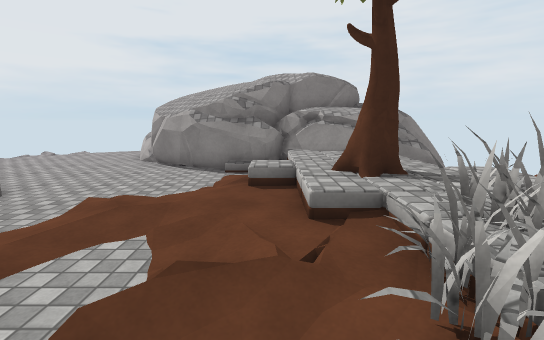
view 1 (above)

24 first-person views from a walk through a 3-D level made in the Unity game engine. The camera is 1.4 m above the floor, tilts 10° down and sees 90° across. The floor is counted in squares, 1 m on a side. Each view is taken from the middle of a square. On the plan, view 1 faces up. The plan holds only what a view shows up to about 13 squares ahead; the rest is blank. The place goes on beyond the plan. The player character is not drawn. Surface patterns are stand-ins for the level's own textures.

view 2
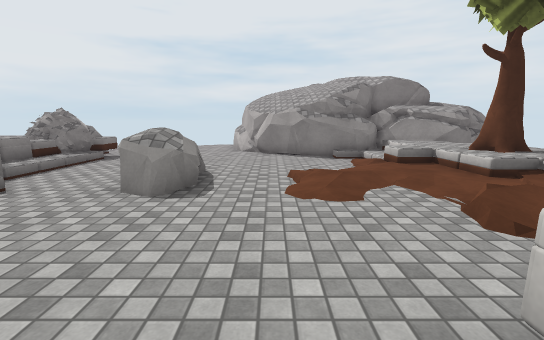

view 3
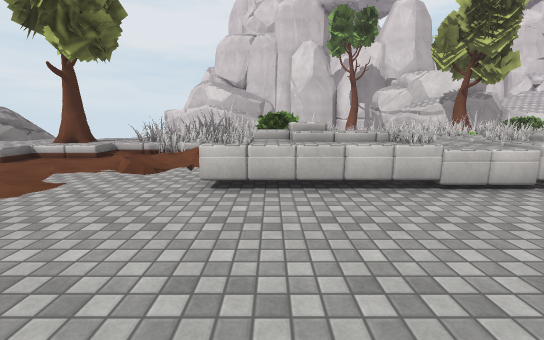

view 4
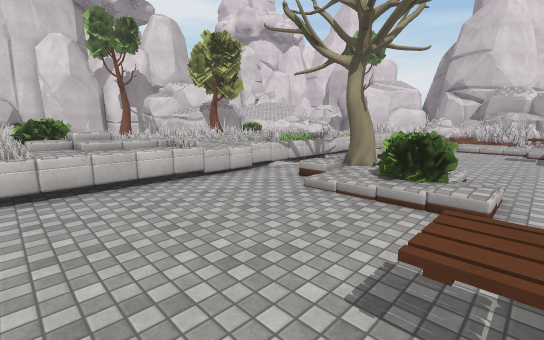

view 5
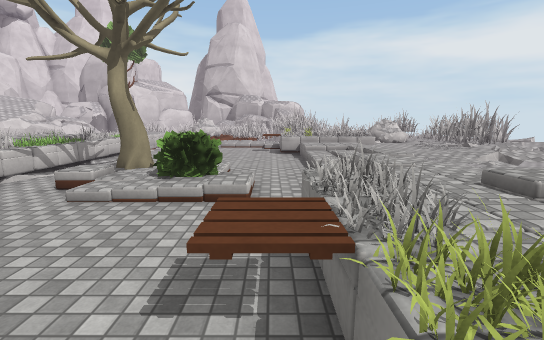

view 6
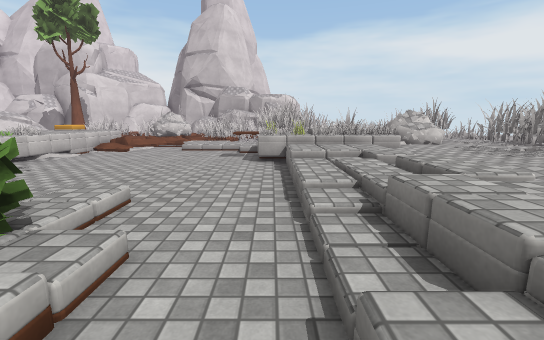

view 7
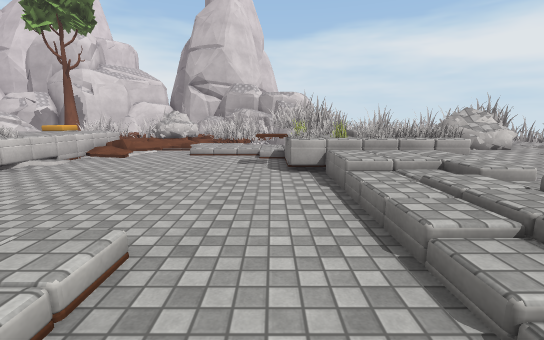

view 8
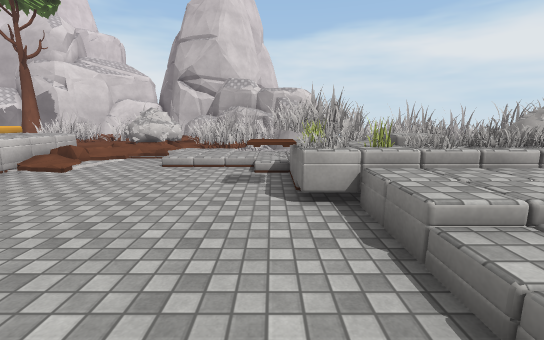

view 9
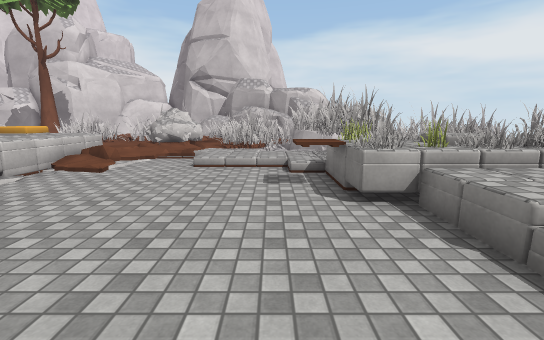

view 10
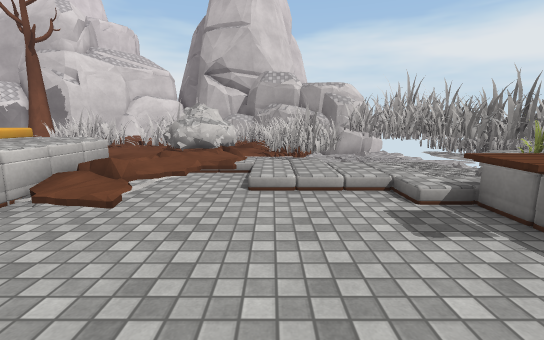

view 11
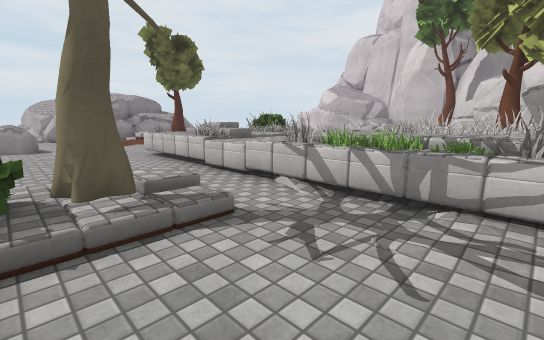

view 12
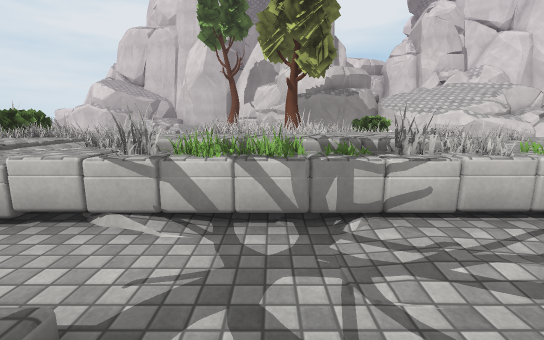

view 13
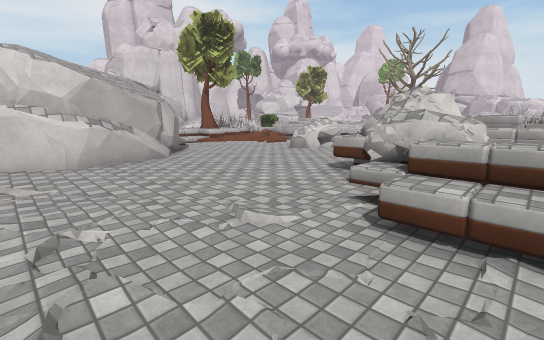

view 14
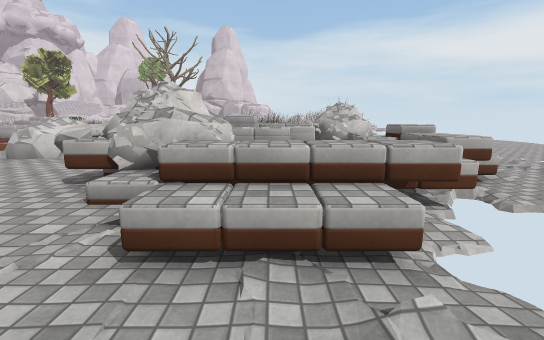

view 15
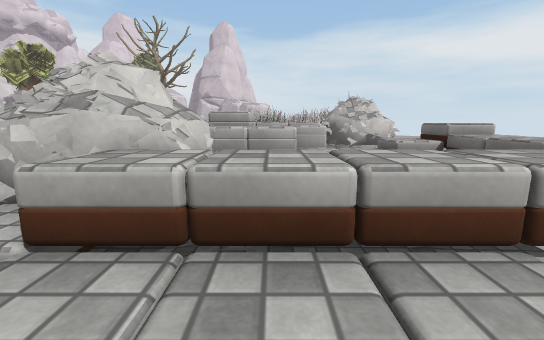

view 16
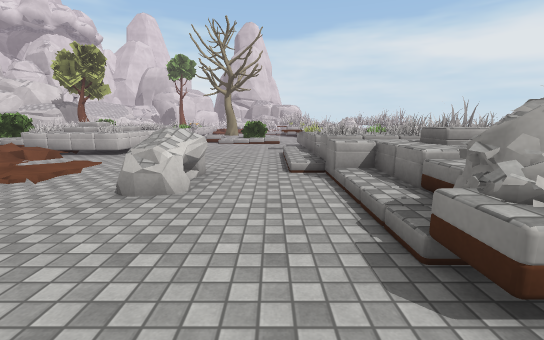

view 17
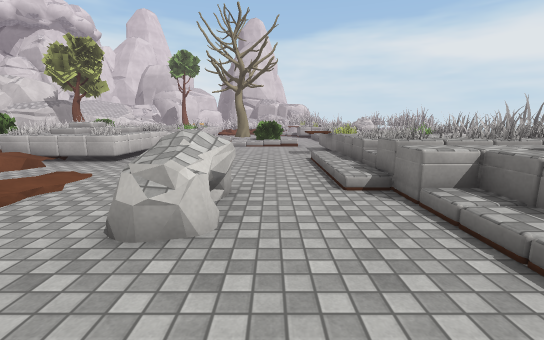

view 18
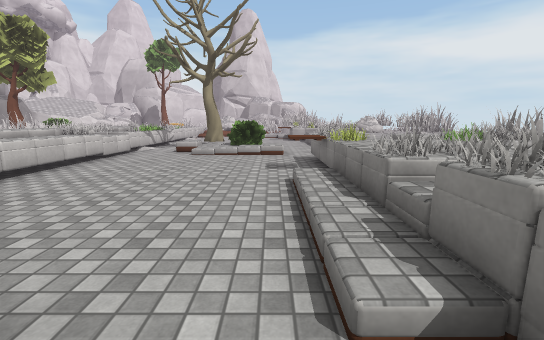

view 19
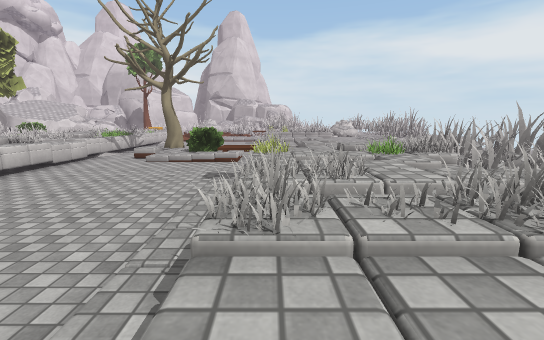

view 20
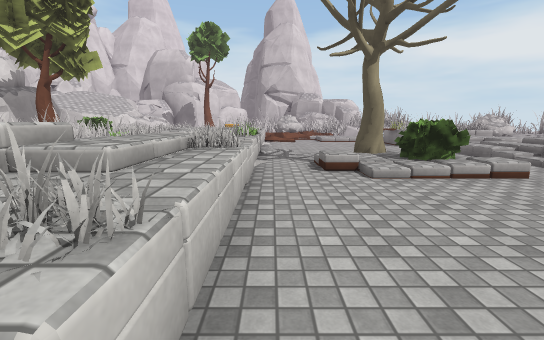

view 21
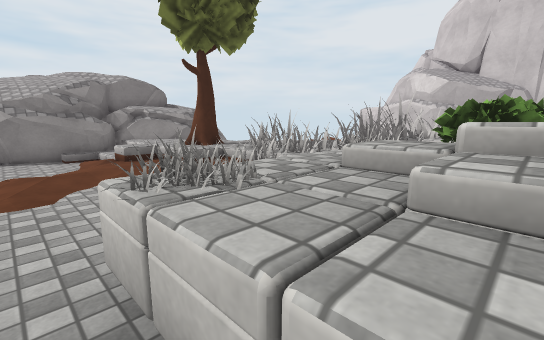

view 22
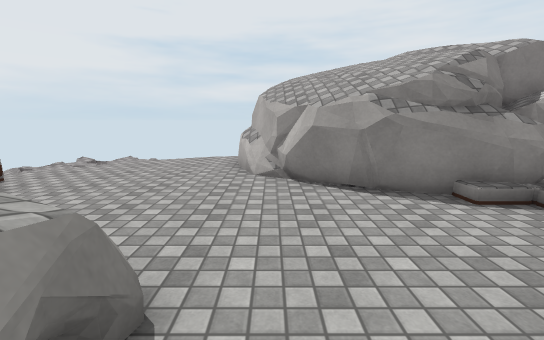

view 23
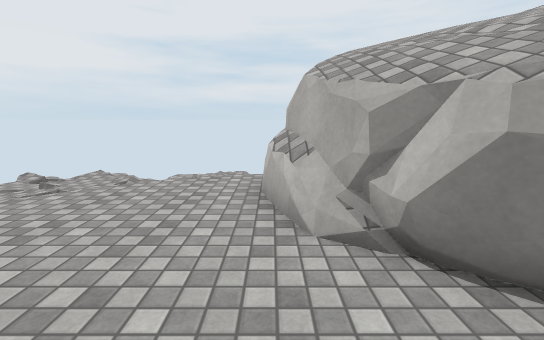

view 24
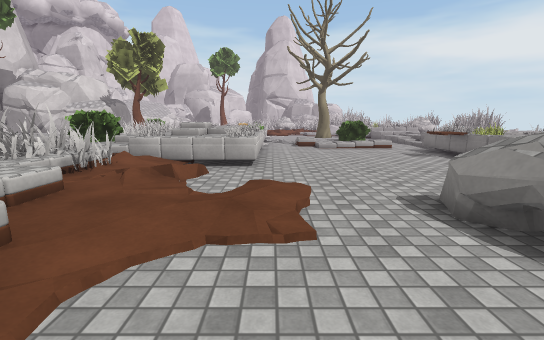

### Floor plan
Key: @ floor where view 1 was taken; # wall or solid block; . main floor; : floor 0.25 m higher than the main floor; - floor 0.25 m lower than the main floor; + floor 0.5 m higher than the main floor; * floor 0.75 m higher than the main floor; / step, stairs or slope; = window, fence, low wall or low ledge; ^ raised ledge; v drop or lower ground; O other object.
Columns run from 18 left of view 1 to 4 right of it. Each row starts with its distance up from view 1.
 16      //--
 15     ////-///.#
 14     /-/-//..##
 13     ---/....##
 12    /--/.....=#
 11   #^^^/......##
 10  #^^^#O.......######  #
  9 #^^ ^OOO........#######
  8 ^    OOO..........+^^##
  7 ^     O+.........//**=
  6 ^#   =.+...OO....:*###
  5     ===+...OO..//::OO
  4 OOO  =.=...OO..::::##
  3 OOO   +==...O./:/::+##
  2   O    ++....../.:+:**
  1  ::     +........::+**=
  0 ##=     +.........@+  #
 -1 ###=====+.......===:*OO
 -2 ###=====........=^^**OO
 -3 ###=====^.......=^^=*OO
 -4 ###==.==........=^^^*
 -5 #  =====........==^^^==
 -6    ==  .........==^^
 -7       ...OOOO...==^
 -8       ...OOOOO..==^^^
 -9  ++   ....OOOO.====== ^
-10 #++  .....O.....=== ==#
-11 #*+  ...........=== =
-12  ++  ...........=== ==#
-13 #++= ..........:===== #
-14 =++   ..........=====
-15  ++====.........==  =
-16 =O#=====.......==== =
-17 OOO^^===^....../====
-18 #OO ^===......//== =
-19 #O =====+.....#/===
-20       ++++++..+/++=
-21   ##= v+++++.+++++==
-22   ###+#  =+#+++++++
-23   ###v###  ==OO++
-24     ###### #OOOO

Positions as (right, up) in squares from view 1, and headings:
1: (0, 0), facing up
2: (-4, -2), facing up
3: (-8, -2), facing right
4: (-10, -1), facing down-right
5: (-10, -1), facing down
6: (-11, -6), facing down
7: (-10, -8), facing down
8: (-10, -11), facing down
9: (-9, -11), facing down
10: (-7, -14), facing down
11: (-7, -13), facing up-right
12: (-6, -11), facing right
13: (-14, 15), facing down-right
14: (-14, 14), facing down
15: (-14, 12), facing down
16: (-9, 11), facing down
17: (-8, 9), facing down
18: (-9, 5), facing down
19: (-11, 5), facing down
20: (-3, 0), facing down
21: (-3, -3), facing up-right
22: (-5, 4), facing up
23: (-6, 8), facing up
24: (-3, 8), facing down
